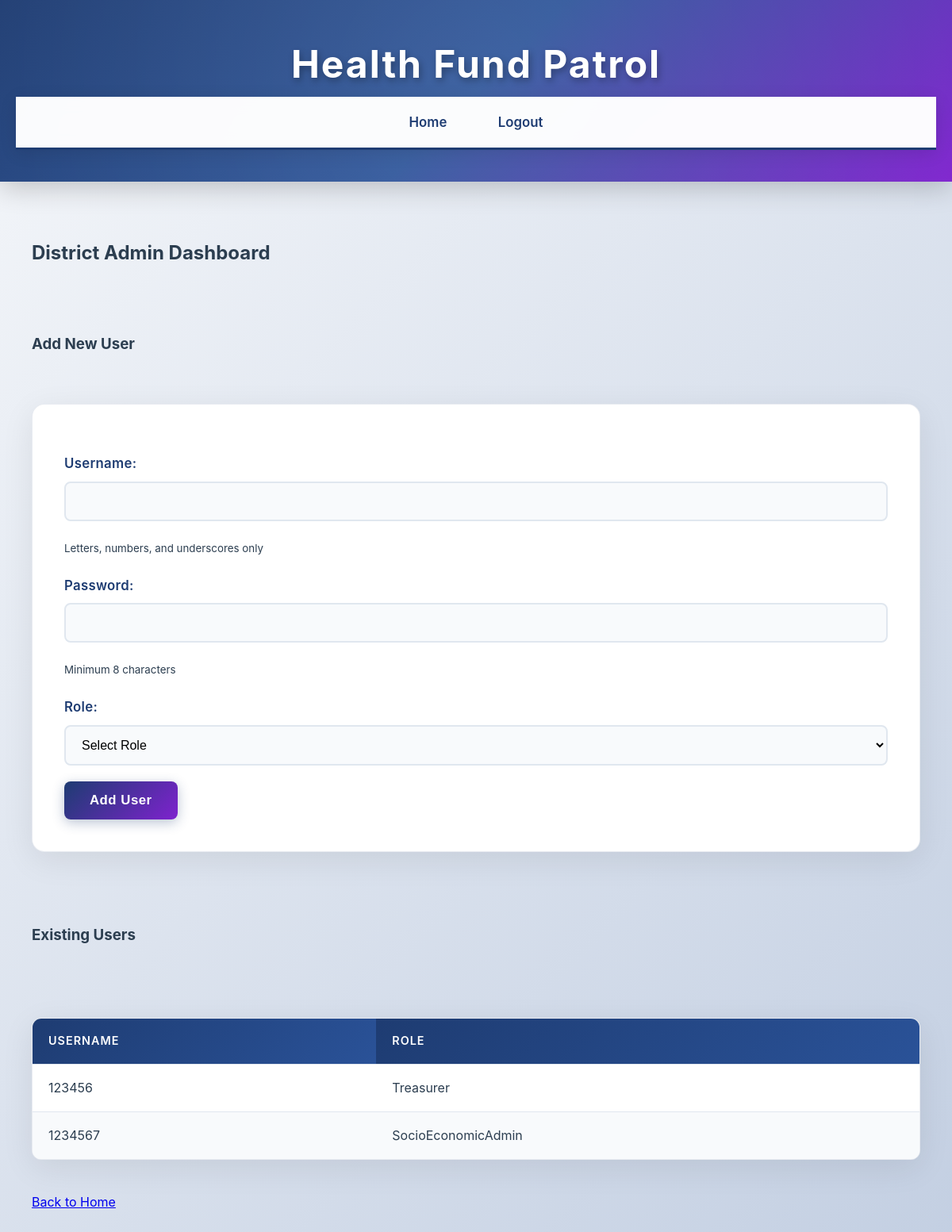
/district_admin (signed in), run on the app's committed database.
### tables this page shows
CREATE TABLE users (
        user_id INTEGER PRIMARY KEY AUTOINCREMENT,
        username TEXT UNIQUE,
        password TEXT,
        role TEXT,
        hospital_id TEXT
    );

### app.py (the view, shortened to what this page needs)
@app.route('/district_admin', methods=['GET', 'POST'])
def district_admin():
    if 'role' not in session or session['role'] != 'District Admin':
        logger.warning(f"Unauthorized access to /district_admin by user_id {session.get('user_id')} with role {session.get('role')}")
        flash('Please log in as District Admin', 'error')
        return redirect(url_for('login'))
    conn = get_db()
    c = conn.cursor()
    c.execute("SELECT username, role FROM users WHERE role IN ('SocioEconomicAdmin', 'Treasurer')")
    users = c.fetchall()
    return render_template('district_admin.html', users=users)

### app.py (called while the page is built)
def get_db():
    if not hasattr(thread_local, 'db'):
        conn = sqlite3.connect('health_fund.db', check_same_thread=False)
        conn.row_factory = sqlite3.Row
        conn.execute('PRAGMA journal_mode=WAL')
        thread_local.db = conn
    return thread_local.db

@app.after_request
def clear_flash_messages(response):
    if request.endpoint in ['district_admin', 'socio_economic_admin', 'socio_economic_manage',
                           'socio_economic_view', 'socio_economic_edit', 'upload_xlsx',
                           'treasurer', 'treasurer_manage_claims', 'treasurer_claim_stats',
                           'treasurer_hospital_stats', 'hospital_staff', 'hospital_claim_status',
                           'hospital_change_password', 'login', 'logout', 'home']:
        if g.get('_flashes', None):
            session.pop('_flashes', None)
            logger.debug(f"Cleared flash messages for endpoint {request.endpoint}")
    return response

### templates/district_admin.html (shortened to what this page needs)
<!DOCTYPE html>
<html lang="en">
<head>
    <link rel="stylesheet" href="{{ url_for('static', filename='style.css') }}">
</head>
<body>
    <header>
        <h1>Health Fund Patrol</h1>
        <nav>
            <a href="{{ url_for('home') }}">Home</a>
            <a href="{{ url_for('logout') }}" onclick="return confirm('Are you sure you want to log out?');">Logout</a>
        </nav>
    </header>
    <main>
        <h2>District Admin Dashboard</h2>
        <h3>Add New User</h3>
        <form method="POST" class="form">
            <div class="form-group">
                <label for="username">Username:</label>
                <input type="text" id="username" name="username" pattern="[a-zA-Z0-9_]+" required>
                <small>Letters, numbers, and underscores only</small>
            </div>
            <div class="form-group">
                <label for="password">Password:</label>
                <input type="password" id="password" name="password" minlength="8" required>
                <small>Minimum 8 characters</small>
            </div>
            <div class="form-group">
                <label for="role">Role:</label>
                <select id="role" name="role" required>
                    <option value="" disabled selected>Select Role</option>
                </select>
            </div>
            <button type="submit" class="button">Add User</button>
        </form>
        <h3>Existing Users</h3>
        {% if users %}
            <table>
                <thead>
                    <tr>
                        <th>Username</th>
                        <th>Role</th>
                    </tr>
                </thead>
                <tbody>
                    {% for user in users %}
                        <tr>
                            <td>{{ user.username }}</td>
                            <td>{{ user.role }}</td>
                        </tr>
                    {% endfor %}
                </tbody>
            </table>
        {% else %}
            <p>No users found.</p>
        {% endif %}
        <a href="{{ url_for('home') }}" class="button button-secondary">Back to Home</a>
    </main>
</body>
</html>

### static/style.css (style rules this page uses)
body { font-family: 'Inter', 'Segoe UI', 'Roboto', sans-serif; margin: 0; padding: 0; background: linear-gradient(135deg, #f5f7fa 0%, #c3cfe2 100%); color: #2c3e50; line-height: 1.7; min-height: 100vh; }
header { background: linear-gradient(135deg, #1e3c72 0%, #2a5298 50%, #7e22ce 100%); color: white; padding: 40px 20px; text-align: center; box-shadow: 0 8px 32px rgba(0, 0, 0, 0.2); position: relative; overflow: hidden; }
header::before { content: ''; position: absolute; top: -50%; left: -50%; width: 200%; height: 200%; background: radial-gradient(circle, rgba(255,255,255,0.1) 0%, transparent 70%); animation: rotate 20s linear infinite; }
header h1 { margin: 0; font-size: 3em; letter-spacing: 2px; font-weight: 700; text-shadow: 2px 4px 8px rgba(0, 0, 0, 0.3); position: relative; z-index: 1; }
nav { margin: 0; position: sticky; top: 0; background: rgba(255, 255, 255, 0.98); -webkit-backdrop-filter: blur(10px); backdrop-filter: blur(10px); padding: 0; box-shadow: 0 4px 20px rgba(0, 0, 0, 0.1); z-index: 1000; border-bottom: 3px solid #1e3c72; }
nav a { color: #1e3c72; margin: 0; padding: 18px 30px; display: inline-block; text-decoration: none; font-weight: 600; font-size: 1.05em; transition: all 0.3s ease; position: relative; }
nav a::after { content: ''; position: absolute; bottom: 0; left: 50%; width: 0; height: 3px; background: linear-gradient(90deg, #1e3c72, #7e22ce); transition: all 0.3s ease; transform: translateX(-50%); }
main { padding: 50px 40px; max-width: 1400px; margin: 0 auto; display: flex; flex-direction: column; gap: 40px; }
form { background: white; padding: 40px; border-radius: 16px; box-shadow: 0 10px 40px rgba(0, 0, 0, 0.08); margin-bottom: 30px; border: 1px solid rgba(30, 60, 114, 0.1); transition: transform 0.3s ease, box-shadow 0.3s ease; }
form label { display: block; margin: 20px 0 8px; font-weight: 600; color: #1e3c72; font-size: 1.05em; letter-spacing: 0.3px; }
form input, form textarea, form select { width: 100%; padding: 14px 16px; margin-bottom: 20px; border: 2px solid #e0e7ef; border-radius: 8px; transition: all 0.3s ease; font-size: 1em; background: #f8fafc; box-sizing: border-box; }
form button { background: linear-gradient(135deg, #1e3c72 0%, #7e22ce 100%); color: white; padding: 14px 32px; border: none; border-radius: 8px; cursor: pointer; font-weight: 600; font-size: 1.05em; transition: all 0.3s ease; box-shadow: 0 4px 15px rgba(30, 60, 114, 0.3); letter-spacing: 0.5px; }
table { width: 100%; border-collapse: separate; border-spacing: 0; margin-top: 30px; background: white; box-shadow: 0 10px 40px rgba(0, 0, 0, 0.08); border-radius: 12px; overflow: hidden; border: 1px solid rgba(30, 60, 114, 0.1); }
table th, table td { padding: 16px 20px; text-align: left; border-bottom: 1px solid #e0e7ef; }
table th { background: linear-gradient(135deg, #1e3c72 0%, #2a5298 100%); color: white; font-weight: 600; text-transform: uppercase; letter-spacing: 1px; font-size: 0.9em; }
table tr:last-child td { border-bottom: none; }
table tr:nth-child(even) { background-color: #f8fafc; }

### data on the page
users: username "123456", role "Treasurer"
users: username "1234567", role "SocioEconomicAdmin"
